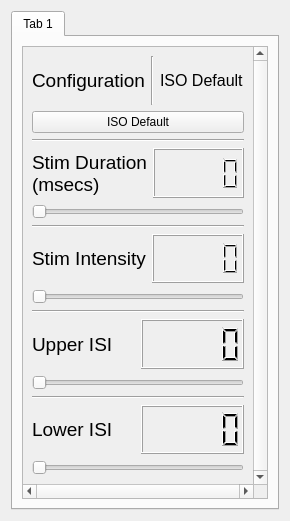
<?xml version="1.0" encoding="UTF-8"?>
<ui version="4.0">
 <class>Form</class>
 <widget class="QWidget" name="Form">
  <property name="geometry">
   <rect>
    <x>0</x>
    <y>0</y>
    <width>237</width>
    <height>521</height>
   </rect>
  </property>
  <property name="windowTitle">
   <string>Form</string>
  </property>
  <layout class="QVBoxLayout" name="verticalLayout_2">
   <item>
    <widget class="QTabWidget" name="tabWidget">
     <property name="sizePolicy">
      <sizepolicy hsizetype="Minimum" vsizetype="Minimum">
       <horstretch>0</horstretch>
       <verstretch>0</verstretch>
      </sizepolicy>
     </property>
     <property name="currentIndex">
      <number>0</number>
     </property>
     <widget class="QWidget" name="tab">
      <attribute name="title">
       <string>Tab 1</string>
      </attribute>
      <layout class="QVBoxLayout" name="verticalLayout_10">
       <item>
        <layout class="QHBoxLayout" name="tab_horiz_layout">
         <item>
          <widget class="QScrollArea" name="scroll_area">
           <property name="sizePolicy">
            <sizepolicy hsizetype="Minimum" vsizetype="Minimum">
             <horstretch>0</horstretch>
             <verstretch>0</verstretch>
            </sizepolicy>
           </property>
           <property name="verticalScrollBarPolicy">
            <enum>Qt::ScrollBarAlwaysOn</enum>
           </property>
           <property name="horizontalScrollBarPolicy">
            <enum>Qt::ScrollBarAlwaysOn</enum>
           </property>
           <property name="sizeAdjustPolicy">
            <enum>QAbstractScrollArea::AdjustToContents</enum>
           </property>
           <property name="widgetResizable">
            <bool>true</bool>
           </property>
           <widget class="QWidget" name="scroll_area_contents">
            <property name="geometry">
             <rect>
              <x>0</x>
              <y>0</y>
              <width>187</width>
              <height>453</height>
             </rect>
            </property>
            <layout class="QVBoxLayout" name="verticalLayout">
             <item>
              <layout class="QHBoxLayout" name="config_horizontalLayout">
               <item>
                <widget class="QLabel" name="config_label">
                 <property name="font">
                  <font>
                   <pointsize>14</pointsize>
                  </font>
                 </property>
                 <property name="text">
                  <string>Configuration</string>
                 </property>
                </widget>
               </item>
               <item>
                <widget class="Line" name="config_label_val_sep_line">
                 <property name="orientation">
                  <enum>Qt::Vertical</enum>
                 </property>
                </widget>
               </item>
               <item>
                <widget class="QLabel" name="config_val_label">
                 <property name="font">
                  <font>
                   <pointsize>12</pointsize>
                  </font>
                 </property>
                 <property name="text">
                  <string>ISO Default</string>
                 </property>
                </widget>
               </item>
              </layout>
             </item>
             <item>
              <widget class="QPushButton" name="iso_default_push_button">
               <property name="text">
                <string>ISO Default</string>
               </property>
              </widget>
             </item>
             <item>
              <widget class="Line" name="config_stim_dur_sep_line">
               <property name="orientation">
                <enum>Qt::Horizontal</enum>
               </property>
              </widget>
             </item>
             <item>
              <layout class="QHBoxLayout" name="stim_dur_horizontalLayout">
               <item>
                <widget class="QLabel" name="stim_dur_label">
                 <property name="font">
                  <font>
                   <pointsize>14</pointsize>
                  </font>
                 </property>
                 <property name="text">
                  <string>Stim Duration
(msecs)</string>
                 </property>
                </widget>
               </item>
               <item>
                <widget class="QLCDNumber" name="stim_dur_lcdNumber">
                 <property name="minimumSize">
                  <size>
                   <width>80</width>
                   <height>40</height>
                  </size>
                 </property>
                </widget>
               </item>
              </layout>
             </item>
             <item>
              <widget class="QSlider" name="stim_dur_slider">
               <property name="minimumSize">
                <size>
                 <width>175</width>
                 <height>0</height>
                </size>
               </property>
               <property name="orientation">
                <enum>Qt::Horizontal</enum>
               </property>
              </widget>
             </item>
             <item>
              <widget class="Line" name="stim_dur_intens_sep_line">
               <property name="orientation">
                <enum>Qt::Horizontal</enum>
               </property>
              </widget>
             </item>
             <item>
              <layout class="QHBoxLayout" name="stim_intens_horizontalLayout">
               <item>
                <widget class="QLabel" name="stim_intens_label">
                 <property name="font">
                  <font>
                   <pointsize>14</pointsize>
                  </font>
                 </property>
                 <property name="text">
                  <string>Stim Intensity</string>
                 </property>
                </widget>
               </item>
               <item>
                <widget class="QLCDNumber" name="stim_intens_lcdNumber">
                 <property name="minimumSize">
                  <size>
                   <width>80</width>
                   <height>40</height>
                  </size>
                 </property>
                </widget>
               </item>
              </layout>
             </item>
             <item>
              <widget class="QSlider" name="stim_intens_slider">
               <property name="minimumSize">
                <size>
                 <width>175</width>
                 <height>0</height>
                </size>
               </property>
               <property name="orientation">
                <enum>Qt::Horizontal</enum>
               </property>
              </widget>
             </item>
             <item>
              <widget class="Line" name="stim_intens_upper_isi_sep_line">
               <property name="orientation">
                <enum>Qt::Horizontal</enum>
               </property>
              </widget>
             </item>
             <item>
              <layout class="QHBoxLayout" name="upper_isi_horizontalLayout">
               <item>
                <widget class="QLabel" name="upper_isi_label">
                 <property name="font">
                  <font>
                   <pointsize>14</pointsize>
                  </font>
                 </property>
                 <property name="text">
                  <string>Upper ISI</string>
                 </property>
                </widget>
               </item>
               <item>
                <widget class="QLCDNumber" name="upper_isi_lcdNumber">
                 <property name="minimumSize">
                  <size>
                   <width>80</width>
                   <height>40</height>
                  </size>
                 </property>
                </widget>
               </item>
              </layout>
             </item>
             <item>
              <widget class="QSlider" name="upper_isi_slider">
               <property name="minimumSize">
                <size>
                 <width>175</width>
                 <height>0</height>
                </size>
               </property>
               <property name="orientation">
                <enum>Qt::Horizontal</enum>
               </property>
              </widget>
             </item>
             <item>
              <widget class="Line" name="upper_lower_isi_sep_line">
               <property name="orientation">
                <enum>Qt::Horizontal</enum>
               </property>
              </widget>
             </item>
             <item>
              <layout class="QHBoxLayout" name="lower_isi_horizontalLayout">
               <item>
                <widget class="QLabel" name="lower_isi_label">
                 <property name="font">
                  <font>
                   <pointsize>14</pointsize>
                  </font>
                 </property>
                 <property name="text">
                  <string>Lower ISI</string>
                 </property>
                </widget>
               </item>
               <item>
                <widget class="QLCDNumber" name="lower_isi_lcdNumber">
                 <property name="minimumSize">
                  <size>
                   <width>80</width>
                   <height>40</height>
                  </size>
                 </property>
                </widget>
               </item>
              </layout>
             </item>
             <item>
              <widget class="QSlider" name="lower_isi_horizontalSlider">
               <property name="minimumSize">
                <size>
                 <width>175</width>
                 <height>0</height>
                </size>
               </property>
               <property name="orientation">
                <enum>Qt::Horizontal</enum>
               </property>
              </widget>
             </item>
            </layout>
           </widget>
          </widget>
         </item>
        </layout>
       </item>
      </layout>
     </widget>
    </widget>
   </item>
  </layout>
 </widget>
 <resources/>
 <connections/>
</ui>
